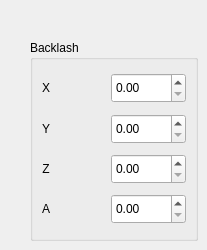
     <widget class="QWidget" name="tab5">
      <attribute name="title">
       <string>Tool</string>
      </attribute>
      <widget class="QGroupBox" name="groupBox_4">
       <property name="geometry">
        <rect>
         <x>30</x>
         <y>40</y>
         <width>168</width>
         <height>201</height>
        </rect>
       </property>
       <property name="title">
        <string>Backlash</string>
       </property>
       <layout class="QGridLayout" name="gridLayout_12">
        <item row="0" column="0">
         <widget class="QLabel" name="label_12">
          <property name="text">
           <string>X</string>
          </property>
          <property name="alignment">
           <set>Qt::AlignCenter</set>
          </property>
         </widget>
        </item>
        <item row="0" column="1" rowspan="4">
         <spacer name="horizontalSpacer_10">
          <property name="orientation">
           <enum>Qt::Horizontal</enum>
          </property>
          <property name="sizeHint" stdset="0">
           <size>
            <width>40</width>
            <height>148</height>
           </size>
          </property>
         </spacer>
        </item>
        <item row="1" column="0">
         <widget class="QLabel" name="label_18">
          <property name="text">
           <string>Y</string>
          </property>
          <property name="alignment">
           <set>Qt::AlignCenter</set>
          </property>
         </widget>
        </item>
        <item row="2" column="0">
         <widget class="QLabel" name="label_11">
          <property name="text">
           <string>Z</string>
          </property>
          <property name="alignment">
           <set>Qt::AlignCenter</set>
          </property>
         </widget>
        </item>
        <item row="3" column="0">
         <widget class="QLabel" name="label_19">
          <property name="text">
           <string>A</string>
          </property>
          <property name="alignment">
           <set>Qt::AlignCenter</set>
          </property>
         </widget>
        </item>
        <item row="0" column="2">
         <widget class="QDoubleSpinBox" name="backlashX">
          <property name="minimumSize">
           <size>
            <width>75</width>
            <height>30</height>
           </size>
          </property>
         </widget>
        </item>
        <item row="1" column="2">
         <widget class="QDoubleSpinBox" name="backlashY">
          <property name="minimumSize">
           <size>
            <width>75</width>
            <height>30</height>
           </size>
          </property>
         </widget>
        </item>
        <item row="2" column="2">
         <widget class="QDoubleSpinBox" name="backlashZ">
          <property name="minimumSize">
           <size>
            <width>75</width>
            <height>30</height>
           </size>
          </property>
         </widget>
        </item>
        <item row="3" column="2">
         <widget class="QDoubleSpinBox" name="backlashA">
          <property name="minimumSize">
           <size>
            <width>75</width>
            <height>30</height>
           </size>
          </property>
         </widget>
        </item>
       </layout>
      </widget>
     </widget>
